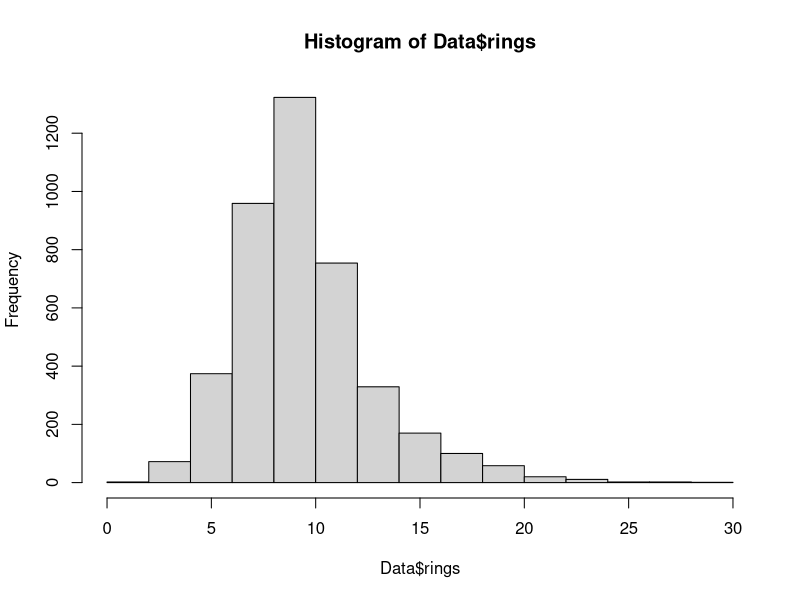
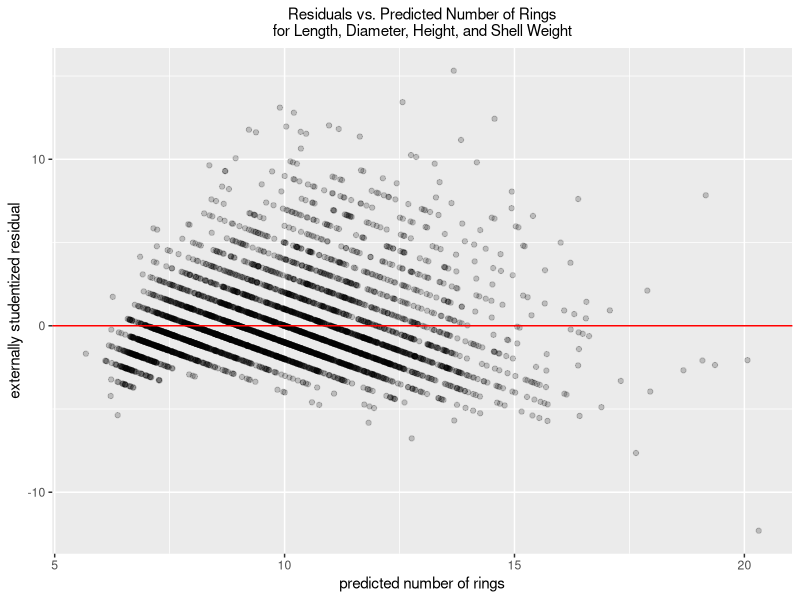

The R script that drew these images, in order: (Note: this script raises an error after producing the figures.)
## ---- chunk 1
library(leaps)
library(ggplot2)
library(tidyverse)
library(MASS)
## ---- chunk 2
Data <- read.csv('Data_Set--Abalones--With_Column_Names.csv', header = TRUE)
head(Data)
## ---- chunk 3
hist(Data$rings)
## ---- chunk 4
allregressions <- regsubsets(rings~., force.out=NULL, data=Data, nbest=1) 
summary(allregressions)
## ---- chunk 5
names(summary(allregressions))
## ---- chunk 6
which.max(summary(allregressions)$adjr2)
## ---- chunk 7
which.min(summary(allregressions)$cp)
## ---- chunk 8
which.min(summary(allregressions)$bic)
## ---- chunk 9
coef(allregressions, which.max(summary(allregressions)$adjr2))
## ---- chunk 10
regnull <- lm(rings~1, data=Data)
## ---- chunk 11
regfull <- lm(rings~., data=Data)
## ---- chunk 12
step(regnull, scope=list(lower=regnull, upper=regfull), direction="forward")
## ---- chunk 13
step(regfull, scope=list(lower=regnull, upper=regfull), direction="backward")
## ---- chunk 14
data_set_with_numeric_sex <-
    Data %>%
    mutate(sex = replace(sex, sex == 'M', 0)) %>%
    mutate(sex = replace(sex, sex == 'F', 1)) %>%
    mutate(sex = replace(sex, sex == 'I', 2))
data_set_with_numeric_sex$sex <- as.numeric(data_set_with_numeric_sex$sex)
correlation_matrix <- cor(data_set_with_numeric_sex)
correlation_matrix
## ---- chunk 15
regfull_excluding_sex_shucked_weight <- lm(rings~ diameter+height+whole_weight+viscera_weight+shell_weight+length, data=Data)
## ---- chunk 16
step(regfull_excluding_sex_shucked_weight, scope=list(lower=regnull, upper=regfull_excluding_sex_shucked_weight), direction="backward")
## ---- chunk 17
step(regfull_excluding_sex_shucked_weight, scope=list(lower=regnull, upper=regfull_excluding_sex_shucked_weight), direction="forward")
## ---- chunk 18
linear_model <- lm(rings ~ length + diameter + height + shell_weight , data = Data)
ggplot(
    data.frame(
        the_residuals = linear_model$residuals,
        predicted_rings = linear_model$fitted.values
    ),
    aes(x = predicted_rings, y = the_residuals)
) +
    geom_point(alpha = 0.2) +
    geom_hline(yintercept = 0, color = "red") +
    labs(
        x = "predicted number of rings",
        y = "externally studentized residual",
        title = "Residuals vs. Predicted Number of Rings\nfor Length, Diameter, Height, and Shell Weight"
    ) +
theme(
    plot.title = element_text(hjust = 0.5, size = 11),
    axis.text.x = element_text(angle = 0)
)
## ---- chunk 19
boxcox(linear_model)
## ---- chunk 20
boxcox(linear_model, lambda = seq(-0.5,0.5,1/10))
## ---- chunk 21
data_to_transform <-  Data[, c(2,3,4,8)]
head(data_to_transform)
## ---- chunk 22
data_to_transform <-  data_to_transform + 1
head(data_to_transform)
## ---- chunk 23
xstar <- log(data_to_transform)
## ---- chunk 24
Data<-data.frame(Data,xstar)
## ---- chunk 25
head(Data)
Data.xstar<-lm(rings~length.1+diameter.1+height.1+shell_weight.1, data=Data)
## ---- chunk 26
yhat2<-Data.xstar$fitted.values
res2<-Data.xstar$residuals
## ---- chunk 27
Data<-data.frame(Data,yhat2,res2)
## ---- chunk 28
ggplot(Data, aes(x=yhat2,y=res2))+
  geom_point()+
  geom_hline(yintercept=0, color="red")+
  labs(x="Fitted y", y="Residuals", title="Residual Plot with xstar")
## ---- chunk 29
acf(res2, main="ACF Plot of Residuals with xstar")
## ---- chunk 30
qqnorm(res2)
## ---- chunk 31
head(Data)
## ---- chunk 32
class(Data$rings)
## ---- chunk 33
class(Data$sex)
## ---- chunk 34
Data$sex <- factor(Data$sex)
## ---- chunk 35
levels(Data$sex) 
## ---- chunk 36
boxplot(sex=="M" ~ rings, data=Data)
## ---- chunk 37
boxplot(sex=="F" ~ rings, data=Data)
## ---- chunk 38
boxplot(sex=="I" ~ rings, data=Data)
## ---- chunk 39
var(Data$rings[Data$sex=="M"])
## ---- chunk 40
var(Data$rings[Data$sex=="F"])
## ---- chunk 41
var(Data$rings[Data$sex=="I"])
## ---- chunk 42
t.test(Data$sex=="M", Data$rings,
       alternative ="two.sided",
       mu = 0, paired = FALSE, var.equal = FALSE,
       conf.level = 0.95)
## ---- chunk 43
t.test(Data$sex=="F", Data$rings,
       alternative ="two.sided",
       mu = 0, paired = FALSE, var.equal = FALSE,
       conf.level = 0.95)
## ---- chunk 44
t.test(Data$sex=="I", Data$rings,
       alternative ="two.sided",
       mu = 0, paired = FALSE, var.equal = FALSE,
       conf.level = 0.95)
## ---- chunk 45
t.test(Data$sex=="M", Data$sex=="I",
       alternative ="two.sided",
       mu = 0, paired = FALSE, var.equal = FALSE,
       conf.level = 0.95)
## ---- chunk 46
t.test(Data$sex=="F", Data$sex=="I",
       alternative ="two.sided",
       mu = 0, paired = FALSE, var.equal = FALSE,
       conf.level = 0.95)
## ---- chunk 47
t.test(Data$sex=="M", Data$sex=="F",
       alternative ="two.sided",
       mu = 0, paired = FALSE, var.equal = FALSE,
       conf.level = 0.95)
## ---- chunk 48
confint(linear_model, level=0.95)
